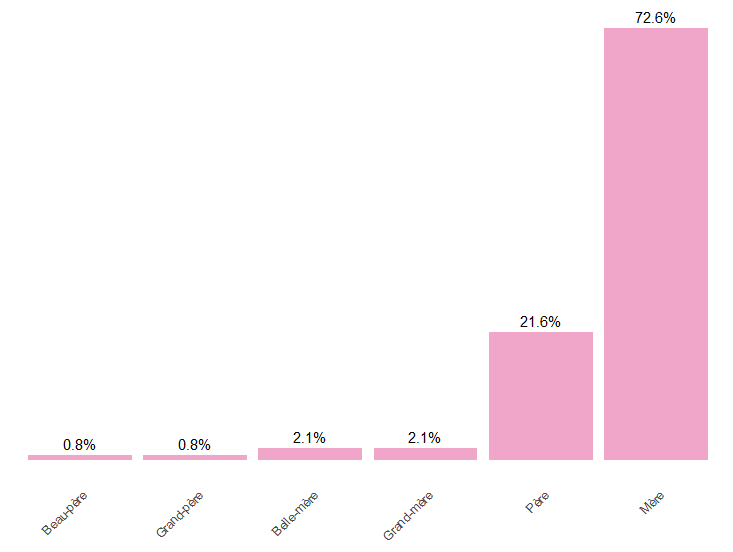

Reproduce this figure in R.
library(dplyr)
library(ggplot2)
library(scales)

# Suppose your raw dataset has one row per respondent
# and columns patient1..6 = 1 (yes) / 0 (no)
# Example:
# respondents_df <- read.csv("your_file.csv")

# Create mutually exclusive categories
patients_long <- PAB %>%
  mutate(
    category = case_when(
      patient1 != "" & patient2 == "" ~ "Mère seule",
      patient2 != "" & patient1 == "" ~ "Père seul",
      patient1 != "" & patient2 != "" ~ "Mère & Père",
      patient5 != "" & patient6 == "" ~ "Belle mère seule",
      patient6 != "" & patient5 == "" ~ "Beau père seul",
      patient5 != "" & patient6 != "" ~ "Belle mère & Beau père",
      patient7 != "" & patient8 == "" ~ "Grand-mère seule",
      patient8 != "" & patient7 == "" ~ "Grand-père seul",
      patient8 != "" & patient7 != "" ~ "Grands-parents",
      patient10 != "" ~ "Professionnel",
      TRUE ~ NA_character_
    )
  )

# Calculate percentages
patients_percentage_df <- patients_long %>%
  count(category) %>%
  mutate(percentage = 100 * n / sum(n))

# Plot
ggplot(patients_percentage_df, aes(x = reorder(category, -percentage), y = percentage)) +
  geom_col(fill = "#4E79A7") +
  labs(
    title = "Pourcentage de répondants par type de patient",
    x = "Type de patient",
    y = "Pourcentage"
  ) +
  theme_minimal() +
  theme(
    axis.text.x = element_text(angle = 45, hjust = 1),
    plot.title = element_text(size = 14, face = "bold", hjust = 0.5)
  ) +
  scale_y_continuous(labels = percent_format(scale = 1))

library(dplyr)
library(ggplot2)
library(scales)

# Create the extra bar for "Père et Mère"
mere_pere_bar <- PAB %>%
  filter(somme_patients == 2) %>%              # keep rows where sum == 2
  summarise(n = n()) %>%                       # count respondents
  mutate(
    percentage = 100 * n / nrow(PAB),          # compute percentage
    patient_variable = "Père et Mère"
  )
# Bind to the original dataset
patients_plot_df <- bind_rows(patients_percentage_df, mere_pere_bar)


patients_plot_df <- patients_plot_df %>%
  mutate(fill_color = ifelse(patient_variable=="Mère seule", rgb(0.235, 0.75, 0.60), rgb(0.240, 0.166, 0.200)))  

# Plot
ggplot(patients_plot_df, aes(x = reorder(patient_variable, -percentage), y = percentage, fill=fill_color)) +
  geom_col(size=0.6) +
  labs(
    title = "Patients reçus",
    x = NULL,
    y=NULL
  ) +
  theme_minimal(base_family="Avenir") +
  theme(
    panel.background=element_blank(),
    panel.grid=element_blank(),
    plot.background=element_blank(),
    axis.text.x = element_text(angle = 45, hjust = 1),
    plot.title = element_text(size = 14, face = "bold", hjust = 0.5)
  ) +
  scale_y_continuous(labels = percent_format(scale = 1))


patients_plot_df <- patients_plot_df %>%
  mutate(fill_color = ifelse(patient_variable == "Mère seule",
                             rgb(235, 75, 60, maxColorValue = 255),
                             rgb(240, 166, 200, maxColorValue = 255)))




ggplot(patients_plot_df, aes(x = reorder(patient_variable, -percentage), y = percentage)) +
  geom_col(aes(fill = fill_color), colour = "black", size = 0.6) +
  scale_fill_identity() +
  labs(
    title = "Patients reçus",
    x = "Type de patient",
    y = NULL
  ) +
  theme_minimal(base_family = "Avenir") +
  theme(
    panel.background = element_blank(),
    panel.grid = element_blank(),
    plot.background = element_blank(),
    axis.text.x = element_text(angle = 45, hjust = 1),
    plot.title = element_text(size = 14, face = "bold", hjust = 0.5)
  ) +
  scale_y_continuous(labels = scales::percent_format(scale = 1))

#### PLOT

patients <- PAB %>%
  select(patient1, patient2, patient5, patient6, patient7, patient8, enfant) %>%
  group_by(enfant)


patients_count <- patients %>%
  pivot_longer(everything(), names_to = "patient_col", values_to = "value") %>%
  filter(!is.na(value)) %>%
  count(value)

patients_count_percent <- patients_count %>%
  mutate(percent = n / sum(n) * 100)

ggplot(patients_count_percent, aes(x = fct_reorder(value, percent), y = percent, fill=enfant)) +
  geom_col(fill="#F0A6C8") +
  labs(x = "Patient", y = "Count") +
  theme_minimal()+
  labs(
    title = NULL,
    x = NULL,
    y = NULL
  )+
  geom_text(aes(label = paste0(round(percent, 1), "%")), vjust = -0.5, size=5, family="Avenir") +
  theme(
    panel.background = element_rect(fill = "transparent", color = NA),
    panel.grid = element_blank(),
    plot.background = element_rect(fill = "transparent", color = NA),
    axis.text.x = element_text(size=12, angle = 0, hjust = 1),
    axis.text.y=element_blank(),
    plot.title = element_text(size = 14, face = "bold", hjust = 0.5)
    
## Plot by enfant
library(dplyr)
library(tidyr)
library(ggplot2)

patients_stack <- PAB %>%
  select(patient1, patient2, patient5, patient6, patient7, patient8, enfant) %>%
  pivot_longer(cols = starts_with("patient"),
               names_to = "patient",
               values_to = "present") %>%
  filter(!is.na(present)) %>%
  group_by(patient, enfant) %>%
  summarise(n = n(), .groups = "drop") %>%
  group_by(patient) %>%
  mutate(percent = n / sum(n) * 100) %>%
  mutate(value_recode = recode(patient,
                               "patient1" = "Mère",
                               "patient2" = "Père",
                               "patient5"="Belle-mère",
                               "patient6"="Beau-père",
                               "patient7"="Grand-mère",
                               "patient8"="Grand-père"))

ggplot(patients_stack, aes(x = value_recode, y = percent, fill = factor(enfant))) +
  geom_col(position = "stack") +
  geom_text(aes(label = paste0(round(percent, 1), "%")), 
            position = position_stack(vjust = 0.5), size = 4) +
  scale_fill_manual(values = c("0" = "#F0A6C8", "1" = "#EB4B3C"),
                    labels = c("0" = "Sans enfant", "1" = "Avec enfant"),
                    name = "Enfant") +
  labs(x = NULL, y = NULL, title = "Répartition avec / sans enfant par patient") +
  theme_minimal() +
  theme(
    panel.background = element_rect(fill = "transparent", color = NA),
    panel.grid = element_blank(),
    plot.background = element_rect(fill = "transparent", color = NA),
    axis.text.x = element_text(size = 12),
    axis.text.y = element_blank(),
    plot.title = element_text(size = 14, hjust = 0.5)
  )
